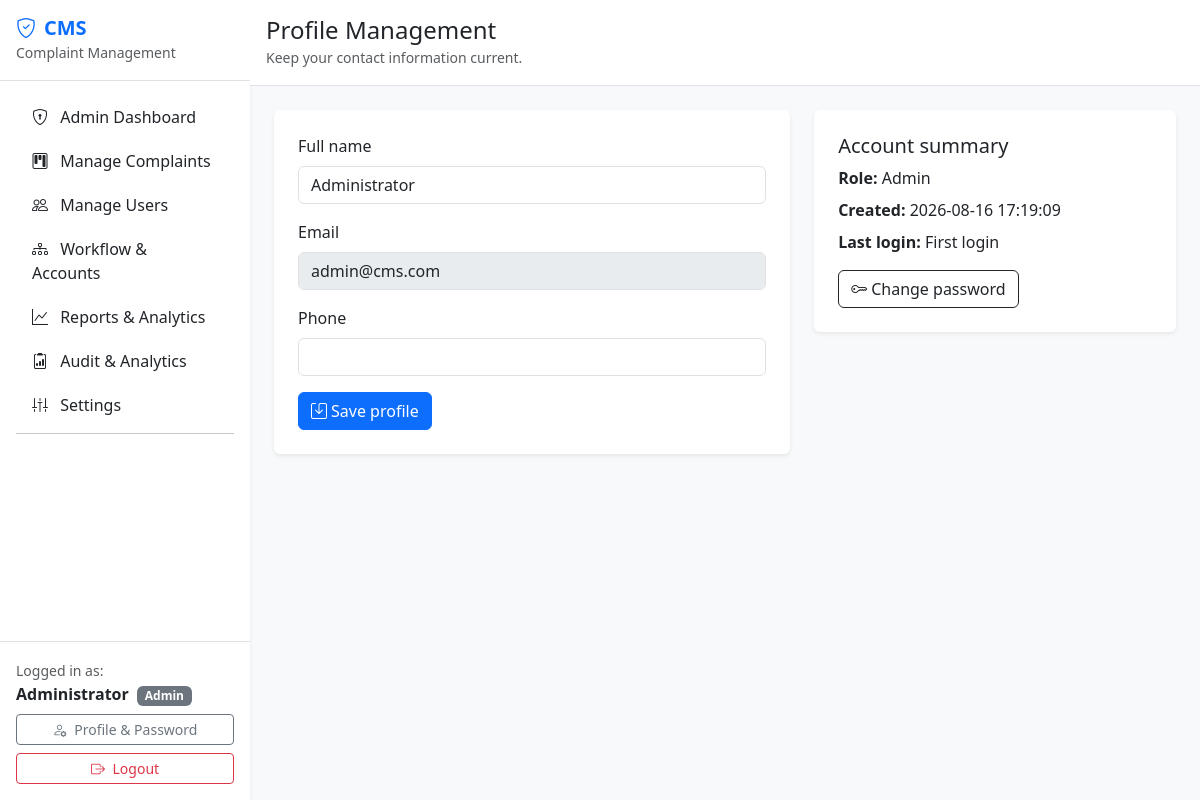
The app's page /profile.php (signed in) with its own data.
### tables this page shows
CREATE TABLE IF NOT EXISTS `users` (
  `id` INT AUTO_INCREMENT PRIMARY KEY,
  `full_name` VARCHAR(100) NOT NULL,
  `email` VARCHAR(150) NOT NULL UNIQUE,
  `password` VARCHAR(255) NOT NULL,
  `role` ENUM('user','admin','department','officer') NOT NULL DEFAULT 'user',
  `department_id` INT DEFAULT NULL,
  `is_active` TINYINT(1) NOT NULL DEFAULT 1,
  `created_at` TIMESTAMP DEFAULT CURRENT_TIMESTAMP,
  CONSTRAINT `fk_users_department` FOREIGN KEY (`department_id`) REFERENCES `departments`(`id`) ON DELETE SET NULL
);

### includes/security.php (called while the page is built, shortened)
<?php
function e(?string $value): string
{
    return htmlspecialchars((string)$value, ENT_QUOTES, 'UTF-8');
}
?>

### profile.php (the view, shortened to what this page needs)
<?php
require_once 'config.php';
$userId = (int)$_SESSION['user_id'];
$stmt = $conn->prepare('SELECT full_name, email, phone, role, created_at, last_login_at FROM users WHERE id = ? LIMIT 1');
$stmt->bind_param('i', $userId); $stmt->execute(); $user = $stmt->get_result()->fetch_assoc(); $stmt->close();
?><!doctype html><html lang="en"><head><meta charset="utf-8"><meta name="viewport" content="width=device-width, initial-scale=1"><title>Profile | Grievance Portal</title><link href="https://cdn.jsdelivr.net/npm/bootstrap@5.3.3/dist/css/bootstrap.min.css" rel="stylesheet"><link href="https://cdn.jsdelivr.net/npm/bootstrap-icons@1.11.3/font/bootstrap-icons.css" rel="stylesheet"></head><body class="bg-light"><div class="d-flex min-vh-100"><?php include 'includes/sidebar.php'; ?><main class="flex-grow-1"><header class="bg-white border-bottom p-3"><h4 class="mb-0">Profile Management</h4><small class="text-muted">Keep your contact information current.</small></header><div class="container-fluid p-4"><div class="row g-4"><div class="col-lg-7"><div class="card border-0 shadow-sm"><div class="card-body p-4"><?php if ($message): ?><div class="alert alert-success"><?=e($message)?></div><?php endif; ?><?php if ($error): ?><div class="alert alert-danger"><?=e($error)?></div><?php endif; ?><form method="post"><?=csrf_field()?><div class="mb-3"><label class="form-label">Full name</label><input class="form-control" name="full_name" value="<?=e($user['full_name'])?>" required maxlength="100"></div><div class="mb-3"><label class="form-label">Email</label><input class="form-control" value="<?=e($user['email'])?>" disabled></div><div class="mb-3"><label class="form-label">Phone</label><input class="form-control" name="phone" value="<?=e($user['phone'] ?? '')?>" maxlength="30"></div><button class="btn btn-primary"><i class="bi bi-save me-1"></i>Save profile</button></form></div></div></div><div class="col-lg-5"><div class="card border-0 shadow-sm"><div class="card-body p-4"><h5>Account summary</h5><p class="mb-2"><strong>Role:</strong> <?=e(ucfirst($user['role']))?></p><p class="mb-2"><strong>Created:</strong> <?=e($user['created_at'])?></p><p class="mb-3"><strong>Last login:</strong> <?=e($user['last_login_at'] ?? 'First login')?></p><a class="btn btn-outline-dark" href="change_password.php"><i class="bi bi-key me-1"></i>Change password</a></div></div></div></div></div></main></div></body></html>

### records on screen
users: full_name "Administrator", email "admin@cms.com", role "Admin", created_at "2026-08-16 17:19:09", last_login_at "First login"

### other values on screen
$_SESSION['user_name'] "Administrator"
$_SESSION['user_role'] "Admin"
